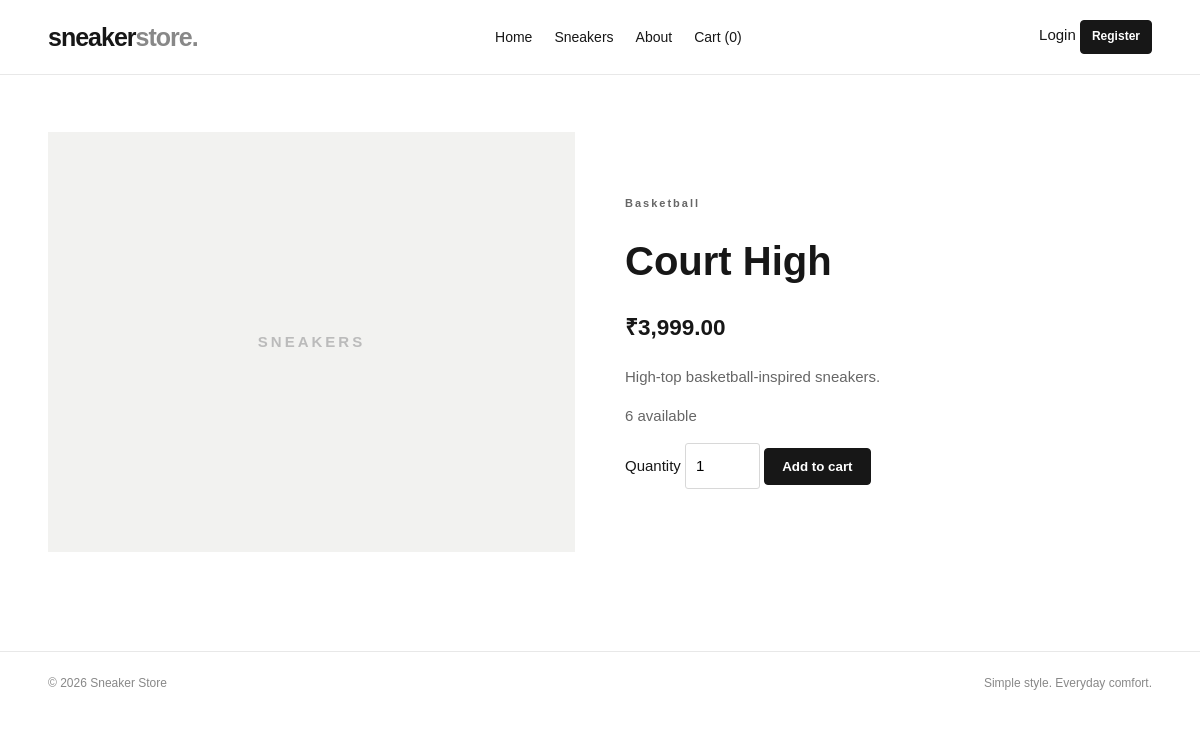
The app's page /product_details.php?id=3 with its own data.
### tables this page shows
CREATE TABLE products(id INT AUTO_INCREMENT PRIMARY KEY,category_id INT NULL,name VARCHAR(150) NOT NULL,description TEXT,price DECIMAL(10,2) NOT NULL,image VARCHAR(255) DEFAULT NULL,stock INT NOT NULL DEFAULT 0,created_at TIMESTAMP DEFAULT CURRENT_TIMESTAMP,FOREIGN KEY(category_id) REFERENCES categories(id) ON DELETE SET NULL);

CREATE TABLE categories(id INT AUTO_INCREMENT PRIMARY KEY,name VARCHAR(80) NOT NULL UNIQUE);

### includes/functions.php (called while the page is built, shortened)
<?php
function e($v):string{return htmlspecialchars((string)($v??''),ENT_QUOTES,'UTF-8');}
function url(string $p=''):string{return BASE_URL.($p?'/'.ltrim($p,'/'):'');}
function product_image(?string $p):string{return $p&&is_file(__DIR__.'/../'.$p)?url($p):'';}

### product_details.php (the view, shortened to what this page needs)
<?php require_once __DIR__ . '/includes/functions.php';
$id = filter_input(INPUT_GET, 'id', FILTER_VALIDATE_INT);
$s = $pdo->prepare('SELECT p.*,c.name category_name FROM products p LEFT JOIN categories c ON c.id=p.category_id WHERE p.id=?');
$s->execute([$id ?: 0]);
require 'includes/header.php';
require 'includes/navbar.php'; ?>
<div class="detail">
    <div class="detail-img"><?php if ($img = product_image($p['image'])): ?><img src="<?= e($img) ?>"
                alt="<?= e($p['name']) ?>"><?php else: ?><b>SNEAKERS</b><?php endif; ?></div>
    <div>
        <p class="eyebrow"><?= e($p['category_name'] ?? 'SNEAKERS') ?></p>
        <h1><?= e($p['name']) ?></h1>
        <h2>₹<?= number_format($p['price'], 2) ?></h2>
        <p><?= nl2br(e($p['description'])) ?></p>
        <p><?= ((int) $p['stock'] > 0) ? (int) $p['stock'] . ' available' : 'Out of stock' ?></p><?php if ($p['stock'] > 0): ?>
            <form method="POST" action="<?= url('cart.php') ?>"><input type="hidden" name="product_id"
                    value="<?= $p['id'] ?>"><label>Quantity <input type="number" name="quantity" value="1" min="1"
                        max="<?= $p['stock'] ?>"></label> <button class="btn" name="add_to_cart">Add to cart</button></form>
        <?php endif; ?>
    </div>
</div>
<?php require 'includes/footer.php'; ?>

### assets/css/style.css (style rules this page uses)
* { box-sizing: border-box }
body { margin: 0; color: #171717; background: #fff; font: 15px/1.6 Arial, sans-serif }
.btn { display: inline-block; background: #171717; color: white; border: 1px solid #171717; padding: 10px 17px; border-radius: 4px; font-weight: 700; cursor: pointer }
.eyebrow { font-size: 11px; letter-spacing: 2px; font-weight: bold; color: #777; margin: 0 0 10px }
input, select, textarea { font: inherit; padding: 10px; border: 1px solid #d8d8d8; border-radius: 3px; background: white }
.detail { display: grid; grid-template-columns: 1fr 1fr; gap: 50px; align-items: center; padding: 25px 0 }
.detail-img { height: 420px; background: #f2f2f0; display: flex; align-items: center; justify-content: center; color: #bbb; letter-spacing: 3px }
.detail h1 { font-size: 40px; line-height: 1.1 }
.detail p { color: #666 }
.detail input { width: 75px }

### records on screen
products: category.name "Basketball", name "Court High", price "3,999.00", description "High-top basketball-inspired sneakers.", stock "6"

### other values on screen
cart_count() "0"
